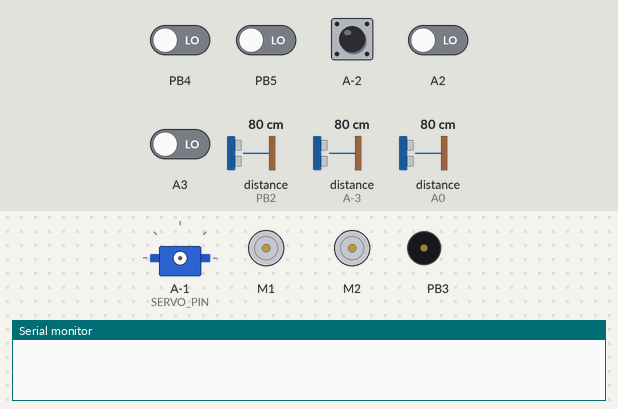
Bench run of a sketch on a simulated ATtiny85, built for the host (arithmetic inside an expression is 32-bit, double 64-bit). Parts: servo, 2 × DC motor (green arrow = forward, orange = backward, longer = faster), buzzer (waves = sounding), the last lines printed to the serial monitor. Inputs (shaded band) come from the test bench; at power-on: A-2 HIGH, A2, A3, PB4, PB5 LOW, distance to the obstacle (sensors on PB2, A0, A-3) 80 cm. The echo pulse lasts 58.3 µs per cm.

Above: at 0.8 s.
0.9 s: A-2 pulled LOW for 0.15 s
At 2.1 s:
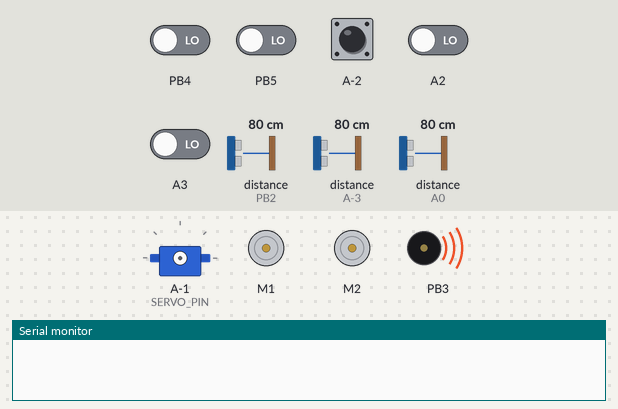
4.0 s: distance to the obstacle (sensor on PB2) set to 27 cm
7.0 s: distance to the obstacle (sensor on PB2) set to 23 cm
At 8.5 s:
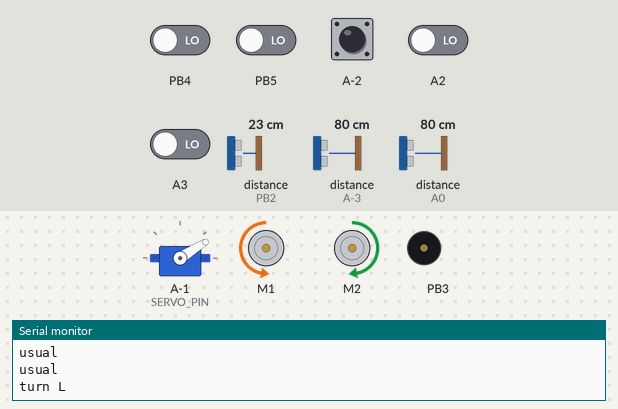
9.0 s: distance to the obstacle (sensor on A0) set to 11 cm
11.6 s: distance to the obstacle (sensor on A0) set to 8 cm
At 12.1 s:
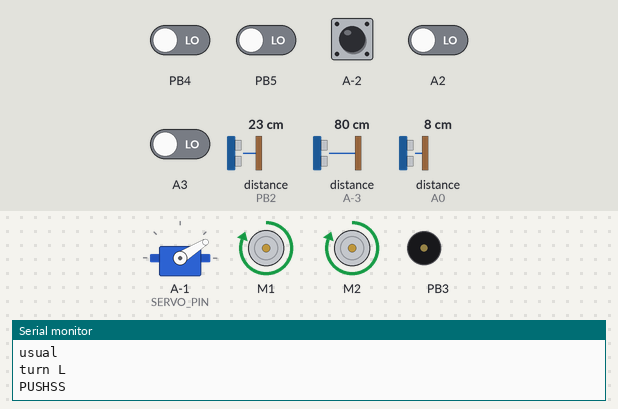
14.6 s: PB4 driven HIGH
At 14.87 s:
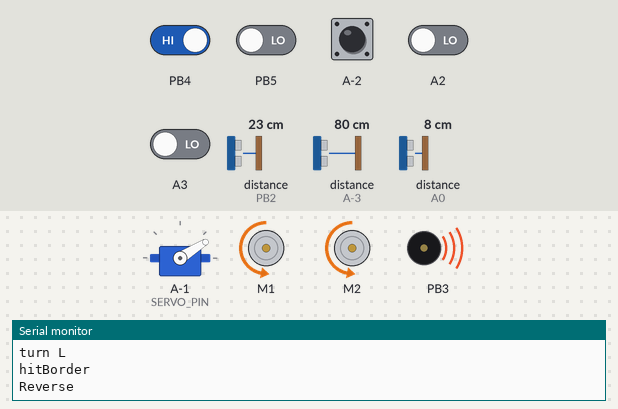
Timing chart, 0 to 18.6 s (numbered marks = the images above; inputs shaded):
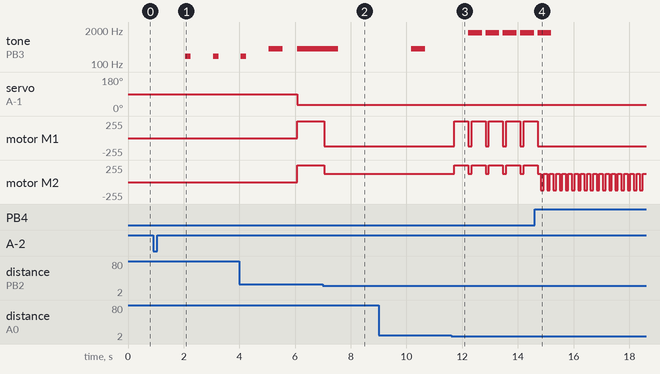

The sketch:

1USsensor.ino
```cpp
#include <ZumoBuzzer.h>
#include <Pushbutton.h>
#include <ZumoMotors.h>
#include <QTRSensors.h>
#include <ZumoReflectanceSensorArray.h>
#include <NewPing.h>
#include <Adafruit_SoftServo.h>

#define TRIGGER_PIN  6 // Arduino pin tied to trigger pin on the ultrasonic sensor.
#define ECHO_PIN     A0
#define ECHO_PINL     2
#define ECHO_PINR     11
#define SERVO_PIN     13

#define MAX_DISTANCE 200 // Maximum distance we want to ping for (in centimeters). Maximum sensor distance is rated at 400-500cm.
#define PUSH_DISTANCE 10
#define DETECT_DISTANCE 25
#define FLIPPED_DISTANCE 5

NewPing sonar(TRIGGER_PIN, ECHO_PIN, MAX_DISTANCE);
NewPing sonarL(TRIGGER_PIN, ECHO_PINL, MAX_DISTANCE);
NewPing sonarR(TRIGGER_PIN, ECHO_PINR, MAX_DISTANCE);

#define QTR_THRESHOLD  1000

// these might need to be tuned for different motor types
#define REVERSE_SPEED     200 // 0 is stopped, 400 is full speed
#define TURN_SPEED        200
#define FORWARD_SPEEDL     500
#define FORWARD_SPEEDR     500
#define FORWARD_PUSH       800
#define REVERSE_DURATION  20 // ms
#define FORWARD_DURATION  100 // ms
#define TURN_DURATION     40 // ms

ZumoBuzzer buzzer;
ZumoMotors motors;
Pushbutton button(ZUMO_BUTTON); // pushbutton on pin 12

#define NUM_SENSORS 6
unsigned int sensor_values[NUM_SENSORS];

ZumoReflectanceSensorArray sensors(QTR_NO_EMITTER_PIN);

long cm, cmL, cmR;

Adafruit_SoftServo flipper;
int restingAngle = 32, flippedAngle = 120;


void waitForButtonAndCountDown()
{
  button.waitForButton();

  for (int i = 0; i < 3; i++)
  {
    delay(1000);
    buzzer.playNote(NOTE_G(3), 200, 15);
  }
  delay(1000);
  buzzer.playNote(NOTE_G(4), 500, 15);
  delay(1000);
}

void TurnL()
{
  Serial.println("turn L");

  int amtChecks = 30;
  byte var=0;
  while(var<amtChecks)
  {
    motors.setSpeeds(-TURN_SPEED, TURN_SPEED);
   delay(3000/amtChecks);

    var++;
    cm = sonar.ping_cm();
    if((cm <PUSH_DISTANCE)&&(cm>0))break;
  }
}

void TurnR()
{
  Serial.println("turn R");

  int amtChecks = 30;
  byte var=0;
  while(var<amtChecks)
  {
    motors.setSpeeds(TURN_SPEED, -TURN_SPEED);
   delay(3000/amtChecks);

    var++;
    cm = sonar.ping_cm();
    if((cm <PUSH_DISTANCE)&&(cm>0))break;
  }
}

void Reverse()
{
  Serial.println("Reverse");
  motors.setSpeeds(-REVERSE_SPEED, -REVERSE_SPEED);
  delay(100);
}

void Forward()
{
  cm = sonar.ping_cm();
  delay(10);
  if (cm < FLIPPED_DISTANCE && cm != 0)
  {
    flipper.write(flippedAngle);
  }
  else if (cm > FLIPPED_DISTANCE || cm == 0)
  {
    flipper.write(restingAngle);
  }

  sensors.read(sensor_values);
  //Charging
  if((cm <PUSH_DISTANCE)&&(cm>0) &&(sensor_values[0] < QTR_THRESHOLD)&&(sensor_values[5] < QTR_THRESHOLD))
  {
    Serial.println("PUSHSS");
    motors.setSpeeds(FORWARD_PUSH, FORWARD_PUSH);
    delay(250);
    motors.setSpeeds(FORWARD_SPEEDL, FORWARD_SPEEDR);
    delay(250);
    buzzer.playNote(NOTE_G(6), 500, 15);//Buzzer tone signaling attack mode
  }

  //Normal forward Movement
  else if((cm >=PUSH_DISTANCE)||(cm==0))
  {
    Serial.println("usual");
    motors.setSpeeds(FORWARD_SPEEDL, FORWARD_SPEEDR);
    buzzer.playNote(NOTE_G(4), 500, 10);//Buzzer tone signaling normal mode
  }
}

void setup()
{
// Set up the interrupt that will refresh the servo for us automagically
  OCR0A = 0xAF;            // any number is OK
  TIMSK0 |= _BV(OCIE0A);    // Turn on the compare interrupt (below!)

  Serial.begin(115200);
  waitForButtonAndCountDown();

  flipper.attach(SERVO_PIN);
}

void loop()
{

  //After pwering up, Waits for user to press start button
  if (button.isPressed())
  {
    motors.setSpeeds(0, 0);
    button.waitForRelease();
    waitForButtonAndCountDown();//Execute countdown
  }
  cmR = sonarR.ping_cm();

  cmL = sonarL.ping_cm();


  Forward();//Forward Subroutine is repetatively executed

  //with code below for Border detect
  if ((sensor_values[0] > QTR_THRESHOLD)||(sensor_values[5] > QTR_THRESHOLD))
  {
    Serial.println("hitBorder");
    flipper.write(restingAngle);
    Reverse();
    TurnL();
  }
  else if ((cmL<DETECT_DISTANCE) && (cmL>0))
  {
   TurnL();
  }
  else if ((cmR<DETECT_DISTANCE) && (cmR>0))
  {
   TurnR();
  }
}

// We'll take advantage of the built in millis() timer that goes off
// to keep track of time, and refresh the servo every 20 milliseconds
volatile uint8_t counter = 0;
SIGNAL(TIMER0_COMPA_vect) {
  // this gets called every 2 milliseconds
  counter += 2;
  // every 20 milliseconds, refresh the servos!
  if (counter >= 20) {
    counter = 0;
    flipper.refresh();
  }
}
```

Measured:
- the behaviour switches between 25 and 24 cm on distance to the obstacle (sensor on PB2) (found by bisection; images 1 and 2)
- the behaviour switches between 10 and 9 cm on distance to the obstacle (sensor on A0) (found by bisection; images 2 and 3)
- after the input at 0.9 s, tone on PB3: alternates 195 Hz for 0.20 s and silent for 0.80 s, starting after 1.2 s
- after the input at 7.0 s, tone on PB3: 391 Hz → silent after 0.54 s; motor M1: forward 255/255 → backward 127/255 after 0.05 s; motor M2: forward 255/255 → forward 127/255 after 0.05 s
- after the input at 11.6 s, motor M1: alternates forward 255/255 for 0.50 s and backward 127/255 for 0.12 s, starting after 0.12 s; motor M2: alternates forward 255/255 for 0.50 s and forward 127/255 for 0.12 s, starting after 0.12 s
- after the input at 14.6 s, tone on PB3: goes on until 15.2 s, then stays silent; motor M1: goes on until 14.7 s, then stays backward 127/255; motor M2: alternates forward 127/255 for 0.12 s and backward 127/255 for 0.10 s, starting after 0.23 s
